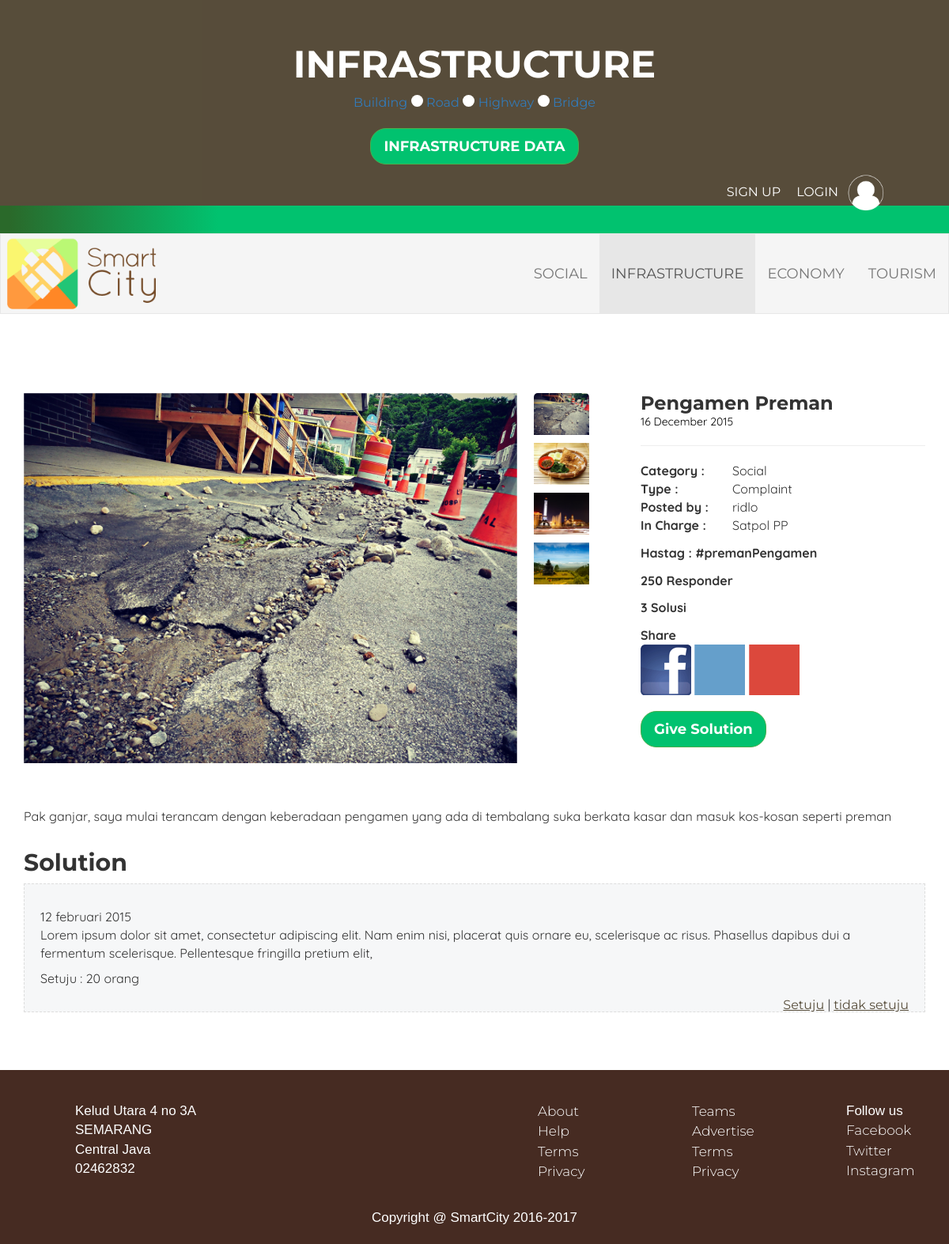
Screenshot of /post-detail.php?post_id=SC-2 with the database file from the repository.
### tables this page shows
CREATE TABLE IF NOT EXISTS `post` (
  `post_id` varchar(11) NOT NULL,
  `date` varchar(20) NOT NULL,
  `post_author` varchar(50) NOT NULL,
  `post_title` varchar(255) NOT NULL,
  `post_content` varchar(1000) NOT NULL,
  `post_category` varchar(14) NOT NULL,
  `post_type` varchar(10) NOT NULL,
  `post_tag` varchar(50) NOT NULL,
  `post_inCharge` varchar(50) NOT NULL,
  `pictures` varchar(1000) DEFAULT NULL
);

### post-detail.php (the view, shortened to what this page needs)
<?php
$id = $_GET['post_id'];
$sql = mysql_query("SELECT * FROM post WHERE post_id='$id'");
$post = mysql_fetch_object($sql);
?>
<!DOCTYPE html>
<html>
	<head>
		<link rel="stylesheet" href="https://maxcdn.bootstrapcdn.com/bootstrap/3.3.5/css/bootstrap.min.css">
		<link rel="stylesheet" href="css/style.css">
		<link rel="stylesheet" href="css/post-detail.css">
		<link rel="stylesheet"  href="css/lightslider.css"/>
	</head>
	<body>
		<section class="infrastructure">
			<div class="container-fluid">
				<div class="row main-header">
					<div class="hero text-center">
						<h1>INFRASTRUCTURE</h1>
						<div class="categ-menu">
							<a href="#">Building</a>
							<div class="bullet"></div>
							<a href="#">Road</a>
							<div class="bullet"></div>
							<a href="#">Highway</a>
							<div class="bullet"></div>
							<a href="#">Bridge</a>
						</div>
						<a href="#" class="btn btn-success btn-lg">INFRASTRUCTURE DATA</a>
					</div>
						<div class="user">
							<a href="#modal-sign" role="button" data-toggle="modal">SIGN UP</a>
							<a href="#modal-login" role="button" data-toggle="modal">LOGIN</a>
							<img src="img/user.png" alt="" width="50px">
						</div>
				</div>
			</div>
		</section>
		<div class="border-green"> </div>
		<nav class="navbar navbar-default" role = "navigation">
			<div class="container-fluid">
				<div class="row fix-menu">
					<div class="navbar-header">
		  			<div class="logo"><a href="index.html"><img src="img/logo.png" width="200px"></a></div>
					</div>
		  			<div class="collapse navbar-collapse" id="collapse" role="navigation">
			  			<ul class="nav navbar-nav navbar-right">
			  				<li><a href="social.html">Social</a></li>
							<li class="active"><a href="infrastructure.html">Infrastructure</a></li>
							<li><a href="economy.html">Economy</a></li>
							<li><a href="tourism.html">Tourism</a></li>
			  			</ul>
					</div>
				</div>
			</div>
	  	</nav>
			<div class="container main-post	">
				<div class="row">
					<div class="col-md-8 img-main">
						<div class="item">
	            			<div class="clearfix">
	               			 <ul id="vertical">
			                    <li data-thumb="img/prob1.png">
			                        <img src="img/prob1.png">
			                    </li>
		               		</ul>
				            </div>
				        </div>
					</div>
					<div class="col-md-4">
						<h3><?php echo $post->post_title; ?></h3>
						<div class="date-post"><?php echo $post->date; ?></div>
						<hr>
						<table>
						   <tr>
							<td> Category : </td>
							<td> <?php echo $post->post_category; ?> </td>
						  </tr>
						  <tr>
						  	<td> Type : </td>
						  	<td> <?php echo $post->post_type; ?> </td>
						  </tr>
						  <tr>
						  	<td> Posted by : </td>
							<td> <?php echo $post->post_author; ?> </td>
						  </tr>
						  <tr>
						  	<td> In Charge : </td>
						  	<td> <?php echo $post->post_inCharge; ?> </td>
						  </tr>
						</table>
						<div class="brief-button">
							<div class="bold">Hastag : <?php echo $post->post_tag;?></div>
								<div class="respponder">250 Responder</div>
								<div class="best-solusion">3 Solusi</div>
								<div class="sosmed">
								<div class="sosmed-head">Share</div>
								<img src="img/fb.png" alt="">
								<img src="img/twt.png" alt="">
								<img src="img/gog.png" alt="">
							</div>
						</div>
						<a href="#modal-solusi" role="button" data-toggle="modal" class="btn btn-success btn-lg">Give <?php echo ($post->post_type == "Complaint" ? "Solution" : "Comment"); ?></a>
					</div>
					<div class="col-md-12 post-detail">
						<div class="prob">
							<p><?php echo $post->post_content; ?></p>
						</div>
					</div>
					<div class="col-md-12">
					<h2><?php echo ($post->post_type == "Complaint" ? "Solution" : "Comment"); ?></h2>
						<div class="solusi-body">
							<p>
								<div class="date">12 februari 2015</div>
								Lorem ipsum dolor sit amet, consectetur adipiscing elit. Nam enim nisi, placerat quis ornare eu, scelerisque ac risus. Phasellus dapibus dui a fermentum scelerisque. Pellentesque fringilla pretium elit,
							</p>
							<p>
								Setuju : 20 orang
							</p>
							<div class="pool pull-right">
								<p>
									<a href="#">Setuju</a> | <a href="#">tidak setuju</a>
								</p>
							</div>
						</div>
					</div>
				</div>
			</div>
		<footer>
			<div class="abfooter">
				<div class="container">
					<div class="row">
						<div class="col-md-6">
							<ul>
								<li> Kelud Utara 4 no 3A </li>
								<li> SEMARANG </li>
								<li> Central Java </li>
								<li> 02462832 </li>
							</ul>
						</div>
						<div class="col-md-2">
							<ul>
								<li><a href=#about.html> About </a> </li>
								<li><a href=#help.html> Help </a> </li>
								<li><a href=#terms.html> Terms </a> </li>
								<li><a href=#privacy.html> Privacy </a> </li>
							</ul>
						</div>
						<div class="col-md-2">
							<ul>
								<li><a href=#teams.html> Teams </a> </li>
								<li><a href=#advertise.html> Advertise</a> </li>
								<li><a href=#terms.html> Terms</a> </li>
								<li><a href=#privacy.html> Privacy </a> </li>
							</ul>
						</div>
						<div class="col-md-2">
							<ul>
								<li>Follow us </li>
								<li><a href=> Facebook</a> </li>
								<li><a href=> Twitter</a> </li>
								<li><a href=> Instagram </a> </li>
							</ul>
						</div>
					</div>
				</div>
			</div>
			<div class="copyright">
				<p> Copyright @ SmartCity 2016-2017 </p>
			</div>
		</footer>
	</body>
</html>

### css/style.css (style rules this page uses)
body { font-family: 'Quicksand', sans-serif; font-size: 16px; }
a { font-family: 'Montserrat', sans-serif; }
h1, h2, h3, h4, h5, h6 { font-family: 'Montserrat', sans-serif; font-weight: 700; }
.main-header { background: rgba(45, 32, 9, 0.8); padding: 20px 40px 0px 40px; }
.hero { height: auto; color: #FFF; width: 75%; margin: 0 auto; margin-top: 50px; margin-bottom: 110px; padding: 10px 0; }
.hero h1 { font-size: 3em; text-transform: uppercase; }
.user { float: right; display: inline-table; margin-bottom: 20px; margin-right: 40px; }
.user a { color: #FFF; padding: 0 10px; cursor: pointer; }
.btn-success { color:#fff; background-color:#01c26f; border-radius: 20px; font-weight:bold; }
.border-green { background: rgba(42,105,42,1); background: -moz-linear-gradient(left, rgba(42,105,42,1) 0%, rgba(42,105,42,1) 1%, rgba(1,194,111,1) 23%, rgba(1,194,111,1) 100%); background: -webkit-gradient(left top, right top, color-stop(0%, rgba(42,105,42,1)), color-stop(1%, rgba(42,105,42,1)), color-stop(23%, rgba(1,194,111,1)), color-stop(100%, rgba(1,194,111,1))); background: -webkit-linear-gradient(left, rgba(42,105,42,1) 0%, rgba(42,105,42,1) 1%, rgba(1,194,111,1) 23%, rgba(1,194,111,1) 100%); background: -o-linear-gradient(left, rgba(42,105,42,1) 0%, rgba(42,105,42,1) 1%, rgba(1,194,111,1) 23%, rgba(1,194,111,1) 100%); background: -ms-linear-gradient(left, rgba(42,105,42,1) 0%, rgba(42,105,42,1) 1%, rgba(1,194,111,1) 23%, rgba(1,194,111,1) 100%); background: linear-gradient(to right, rgba(42,105,42,1) 0%, rgba(42,105,42,1) 1%, rgba(1,194,111,1) 23%, rgba(1,194,111,1) 100%); filter: progid:DXImageTransform.Microsoft.gradient( startColorstr='#2a692a', endColorstr='#01c26f', GradientType=1 ); height:35px; }
.navbar { background-color: #F5F5F5; border-radius: 0; }
.navbar-right>li>a { font-family: 'Montserrat', sans-serif; text-transform: uppercase; font-weight: 400; color:#514C4C; font-size: 18px; height: 100px; padding-top: 40px; }
.clearfix { clear:both; }
footer { background-color:#462b22; color: #fff; font-size: 17px; font-family: 'Helvetica', sans-serif; height: 220px; padding: 40px; }
footer a { font-weight: 300; color: #FFF; }
footer ul li { list-style: none; }
.copyright { text-align: center; margin-top: 24px; }

### css/post-detail.css (style rules this page uses)
.infrastructure { height: 260px; }
.hero { margin: 5px auto 2px; }
.categ-menu { padding-bottom: 20px; }
.categ-menu div { display: inline-table; }
.bullet { width: 15px; height: 15px; background: white; border-radius: 50%; }
.lslide { padding-right: -40px; }
.img-main { padding-right: 50px; }
.main-post { margin-bottom: 60px; margin-top: 100px; }
.post-detail { margin-top: 24px; }
.brief-button { margin-bottom: 20px; }
.brief-button div { margin-top: 12px; font-weight: bold; }
.col-md-4 tr td:first-child { font-weight: bold; }
.col-md-4 tr td:nth-child(2) { padding-left: 30px; }
.col-md-4 h3 { margin-top: 0; margin-bottom: 0; }
.solusi-body { padding: 20px; background: #F6F7F8; border: 1.6px dashed #DDD; }
.date-post { color: #000; font-size: 14px; }
.pool a { text-decoration: underline; color: #574D3A; }

### css/lightslider.css (style rules this page uses)
.lightSlider:before, .lightSlider:after { content: " "; display: table; }
.lightSlider { overflow: hidden; margin: 0; }
.lSSlideWrapper > .lightSlider:after { clear: both; }
.lSSlideWrapper .lSSlide { -webkit-transform: translate(0px, 0px); -ms-transform: translate(0px, 0px); transform: translate(0px, 0px); -webkit-transition: all 1s; -webkit-transition-property: -webkit-transform,height; -moz-transition-property: -moz-transform,height; transition-property: transform,height; -webkit-transition-duration: inherit !important; transition-duration: inherit !important; -webkit-transition-timing-function: inherit !important; transition-timing-function: inherit !important; }
.lSSlideOuter.vertical .lightSlider > * { width: 100% !important; max-width: none !important; }
.lSSlideOuter .lightSlider, .lSSlideOuter .lSPager { padding-left: 0; list-style: none outside none; }
.lSSlideOuter .lightSlider > *, .lSSlideOuter .lSGallery li { float: left; }
.lightSlider.lsGrab > * { cursor: -webkit-grab; cursor: -moz-grab; cursor: -o-grab; cursor: -ms-grab; cursor: grab; }

### rows the page displays
post: post_title "Pengamen Preman", date "16 December 2015", post_category "Social", post_type "Complaint", post_author "ridlo", post_inCharge "Satpol PP", post_tag "#premanPengamen", post_content "Pak ganjar, saya mulai terancam dengan keberadaan pengamen yang ada di tembalang suka berkata kasar dan masuk kos-kosan seperti preman"
